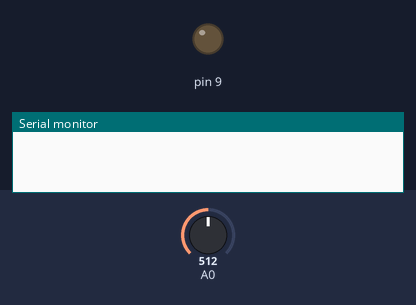
The sketch below on a simulated Arduino Uno, built with avr-gcc and run on an emulated ATmega328P. Parts: output pins drawn as LEDs (lit = HIGH), the last lines printed to the serial monitor. Inputs (shaded band) come from the test bench; at power-on: A0 = 512.

Above: at 1.2 s.
1.3 s: A0 set to 352
2.8 s: A0 set to 326
At 3.3 s:
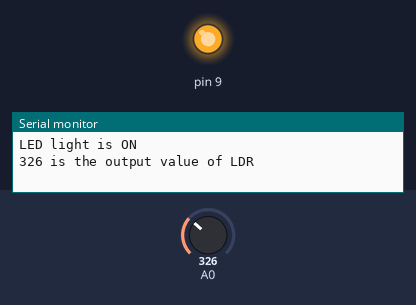
Timing chart, 0 to 5.8 s (numbered marks = the images above; inputs shaded):
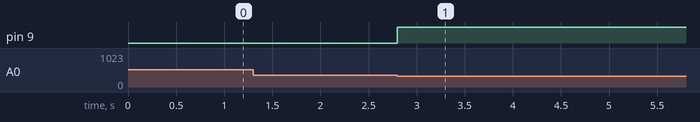

The sketch:

LDR_LED.ino
```cpp
void setup() {
  // put your setup code here, to run once:
  Serial.begin(9600);
    pinMode(9,OUTPUT);
}
boolean flag= false;

void loop() {
  // put your main code here, to run repeatedly:
  int ldr_val= analogRead(A0);

    if(ldr_val<=340)
    {
      digitalWrite(9,HIGH);

      if(flag==false)
      {
        Serial.println("LED light is ON");
        Serial.print(ldr_val);
        Serial.println(" is the output value of LDR");
        flag=true;
      }
    }
    else
    {
      digitalWrite(9,LOW);
     if (flag==true)
      {
        Serial.println("LED light is OFF");
        Serial.print(ldr_val);
        Serial.println(" is the output value of LDR");
        flag=false;
      }
    }
}
```

Measured:
- the behaviour switches between 341 and 340 on A0 (found by bisection; images 0 and 1)
- after the input at 1.3 s, every drawn part: stays the same
- after the input at 2.8 s, pin 9: LOW → HIGH at once
